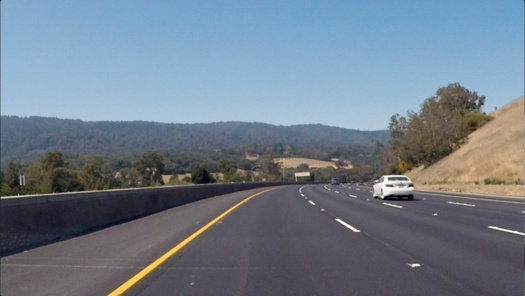
#> input picture 1-intro-to-computer-vision/activities/2-convolutional-filters-and-edge-detection/images/curved_lane.jpg, 525 x 296 px, shrunk from 1280 x 720 before the run
$ jupyter execute '2. Finding Edges and Custom Kernels.ipynb'   (shell and % lines are left out)
#> lines starting #> are read from the running program, lines starting #| are printed output that depends on the picture
# Creating a Filter, Edge Detection

### Import resources and display image

[cell 1]
import matplotlib.pyplot as plt
import matplotlib.image as mpimg

import cv2
import numpy as np


# Read in the image
image = mpimg.imread('images/curved_lane.jpg')
#> image is the input picture: shape (296, 525, 3); mean R, G, B 112.1, 125, 138.7

plt.imshow(image)

### Convert the image to grayscale

[cell 2]
# Convert to grayscale for filtering
gray = cv2.cvtColor(image, cv2.COLOR_RGB2GRAY)
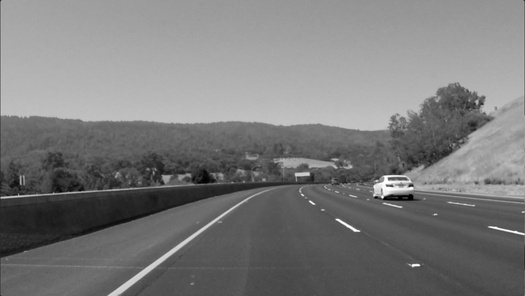
#> gray: shape (296, 525); min 0, max 255, mean 122.7

plt.imshow(gray, cmap='gray')

### TODO: Create a custom kernel

Below, you've been given one common type of edge detection filter: a Sobel operator.

The Sobel filter is very commonly used in edge detection and in finding patterns in intensity in an image. Applying a Sobel filter to an image is a way of **taking (an approximation) of the derivative of the image** in the x or y direction, separately. The operators look as follows.

**It's up to you to create a Sobel x operator and apply it to the given image.**

For a challenge, see if you can put the image through a series of filters: first one that blurs the image (takes an average of pixels), and then one that detects the edges.

[cell 3]
# Create a custom kernel

# 3x3 array forGT edge detection
sobel_y = np.array([[ -1, -2, -1],
                   [ 0, 0, 0],
                   [ 1, 2, 1]])

## TODO: Create and apply a Sobel x operator
sobel_x = np.array([[ -1, 0, 1],
                   [ -2, 0, 2],
                   [ -1, 0, 1]])

kernel = sobel_x + sobel_y

# Filter the image using filter2D, which has inputs: (grayscale image, bit-depth, kernel)
filtered_image1 = cv2.filter2D(gray, -1, sobel_x)
filtered_image2 = cv2.filter2D(gray, -1, sobel_y)
filtered_image3 = cv2.filter2D(gray, -1, kernel)

f, (p1, p2, p3) = plt.subplots(1, 3, figsize=(20, 10))
p1.set_title("sobel_x")
p1.imshow(filtered_image1, cmap='gray')
p2.set_title("sobel_y")
p2.imshow(filtered_image2, cmap='gray')
p3.set_title("kernel")
p3.imshow(filtered_image3, cmap='gray')

### Test out other filters!

You're encouraged to create other kinds of filters and apply them to see what happens! As an **optional exercise**, try the following:
* Create a filter with decimal value weights.
* Create a 5x5 filter
* Apply your filters to the other images in the `images` directory.

### Optional exercise: Create a filter with decimal value weights.

[cell 4]
sobel_y = np.array([[ -1.1, -2.2, -1.1],
                   [ 0, 0, 0],
                   [ 1.1, 2.2, 1.1]])

## TODO: Create and apply a Sobel x operator
sobel_x = np.array([[ -1.1, 0, 1.1],
                   [ -2.2, 0, 2.2],
                   [ -1.1, 0, 1.1]])


kernel = sobel_x + sobel_y

# Filter the image using filter2D, which has inputs: (grayscale image, bit-depth, kernel)
filtered_image1 = cv2.filter2D(gray, -1, sobel_x)
filtered_image2 = cv2.filter2D(gray, -1, sobel_y)
filtered_image3 = cv2.filter2D(gray, -1, kernel)

f, (p1, p2, p3) = plt.subplots(1, 3, figsize=(20, 10))
p1.set_title("sobel_x")
p1.imshow(filtered_image1, cmap='gray')
p2.set_title("sobel_y")
p2.imshow(filtered_image2, cmap='gray')
p3.set_title("kernel")
p3.imshow(filtered_image3, cmap='gray')

### Optional exercise: Create a 5x5 filter

[cell 5]
# 5x5 array forGT edge detection
sobel_y = np.array([[ -1, -2, -3, -2, -1],
                   [ 0, 0, 0, 0, 0],
                   [ 0, 0, 0, 0, 0],
                   [ 0, 0, 0, 0, 0],
                   [ 1, 2, 3, 2, 1]])

sobel_x = np.array([[ -1, 0, 0, 0, 1],
                   [ -2, 0, 0, 0, 2],
                   [ -3, 0, 0, 0, 3],
                   [ -2, 0, 0, 0, 2],
                   [ -1, 0, 0, 0, 1]])

kernel = sobel_x + sobel_y

# Filter the image using filter2D, which has inputs: (grayscale image, bit-depth, kernel)
filtered_image1 = cv2.filter2D(gray, -1, sobel_x)
filtered_image2 = cv2.filter2D(gray, -1, sobel_y)
filtered_image3 = cv2.filter2D(gray, -1, kernel)
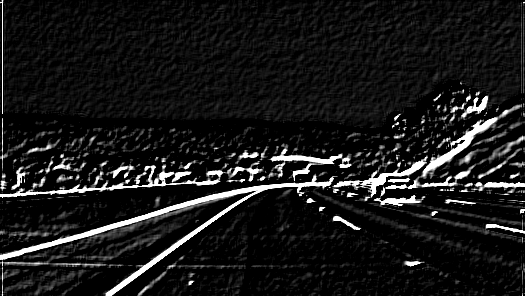
#> filtered_image3: shape (296, 525); min 0, max 255, mean 25.3

f, (p1, p2, p3) = plt.subplots(1, 3, figsize=(20, 10))
p1.set_title("sobel_x")
p1.imshow(filtered_image1, cmap='gray')
p2.set_title("sobel_y")
p2.imshow(filtered_image2, cmap='gray')
p3.set_title("kernel")
p3.imshow(filtered_image3, cmap='gray')

### Optional exercise: Apply your filters to the other images in the images directory

[cell 6]
# white_lines.jpg
# sobel_ops.png
# curved_lane.jpg
# bridge_trees_example.jpg

# 3x3 array forGT edge detection
sobel_y = np.array([[ -1, -2, -1],
                   [ 0, 0, 0],
                   [ 1, 2, 1]])

sobel_x = np.array([[ -1, 0, 1],
                   [ -2, 0, 2],
                   [ -1, 0, 1]])

kernel = sobel_x + sobel_y

# Filter the image using filter2D, which has inputs: (grayscale image, bit-depth, kernel)
image = mpimg.imread('images/white_lines.jpg')
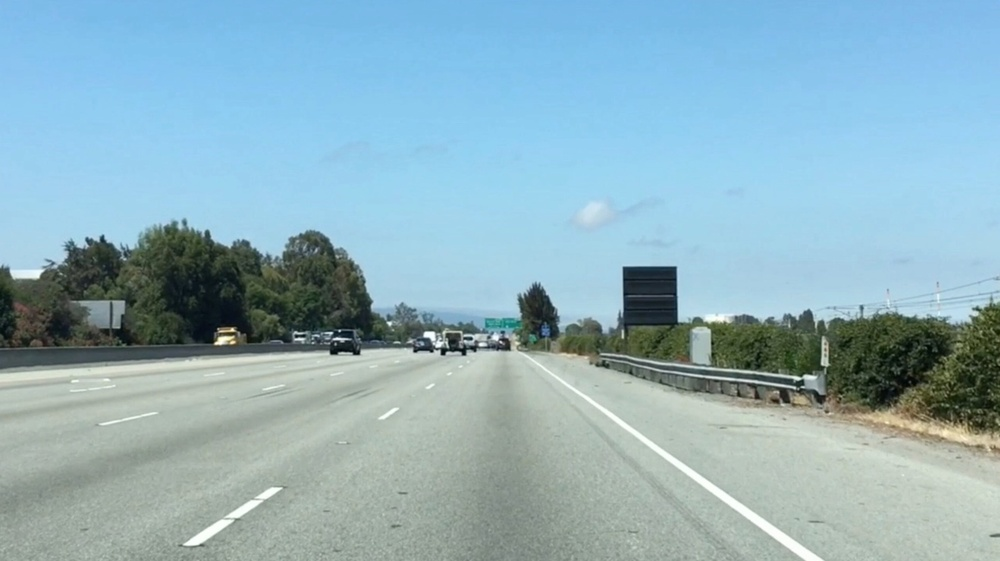
#> input picture 1-intro-to-computer-vision/activities/2-convolutional-filters-and-edge-detection/images/white_lines.jpg, 1000 x 561 px, shrunk from 2436 x 1366 before the run
#> image is the input picture: shape (561, 1000, 3); mean R, G, B 143.6, 177.1, 188.4
gray = cv2.cvtColor(image, cv2.COLOR_RGB2GRAY)
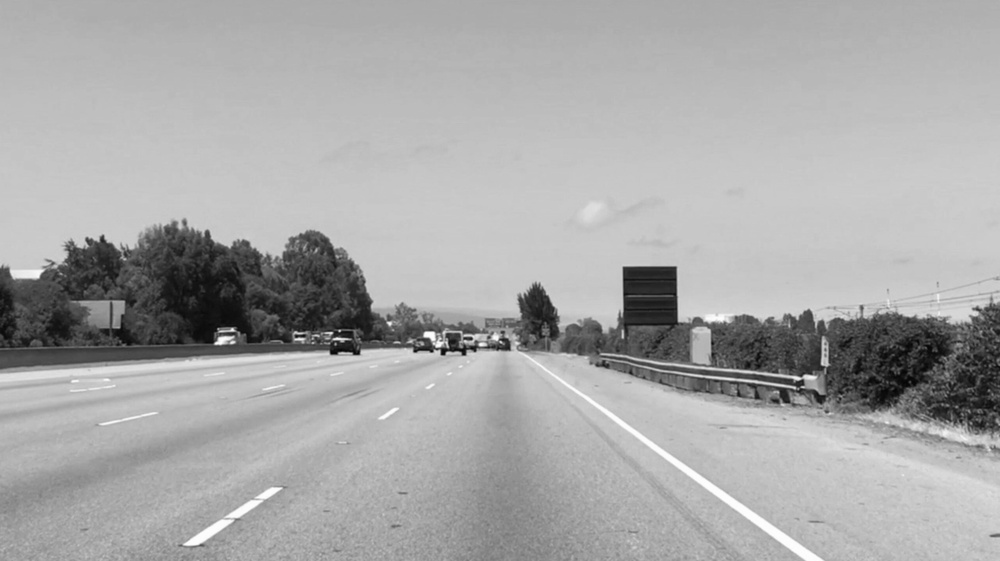
#> gray: shape (561, 1000); min 3, max 255, mean 168.3
filtered_image1 = cv2.filter2D(gray, -1, kernel)
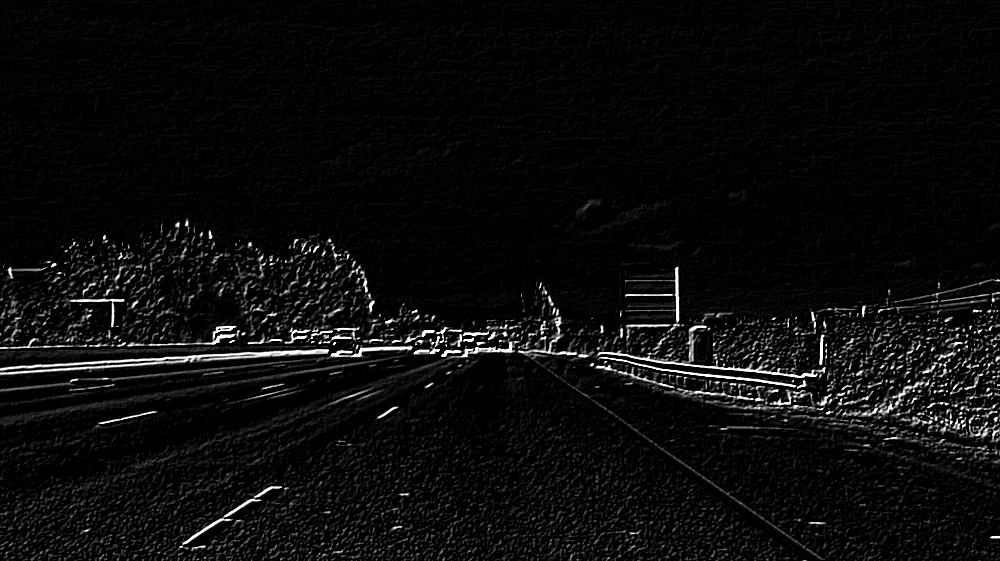
#> filtered_image1: shape (561, 1000); min 0, max 255, mean 11.8

image = mpimg.imread('images/sobel_ops.png')
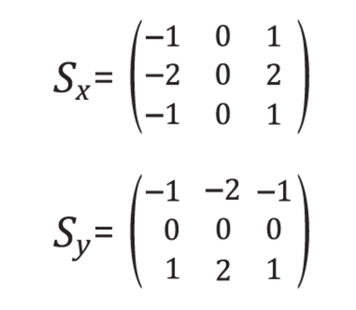
#> input picture 1-intro-to-computer-vision/activities/2-convolutional-filters-and-edge-detection/images/sobel_ops.png, 356 x 310 px, shrunk from 866 x 754 before the run
#> image is the input picture: shape (310, 356, 4) float32; mean R, G, B, A 0.965, 0.964, 0.964, 1
gray = cv2.cvtColor(image, cv2.COLOR_RGB2GRAY)
#> gray: shape (310, 356) float32
filtered_image2 = cv2.filter2D(gray, -1, kernel)
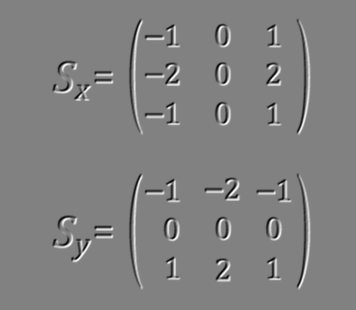
#> filtered_image2: shape (310, 356) float32; min -4.91, max 4.75, mean -1.45e-09; drawn with min black and max white

image = mpimg.imread('images/bridge_trees_example.jpg')
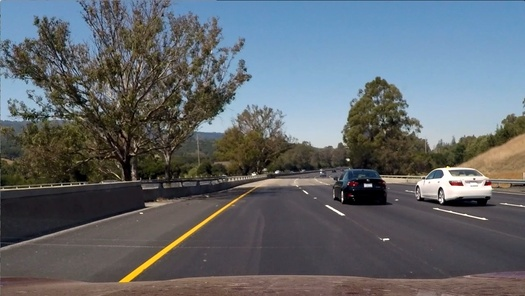
#> input picture 1-intro-to-computer-vision/activities/2-convolutional-filters-and-edge-detection/images/bridge_trees_example.jpg, 525 x 296 px, shrunk from 1280 x 720 before the run
#> image is the input picture: shape (296, 525, 3); mean R, G, B 97, 102.6, 107.9
gray = cv2.cvtColor(image, cv2.COLOR_RGB2GRAY)
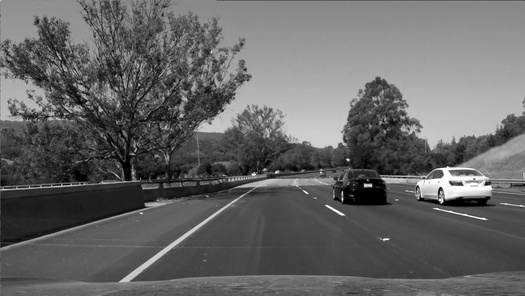
#> gray: shape (296, 525); min 0, max 255, mean 101.5
filtered_image3 = cv2.filter2D(gray, -1, kernel)
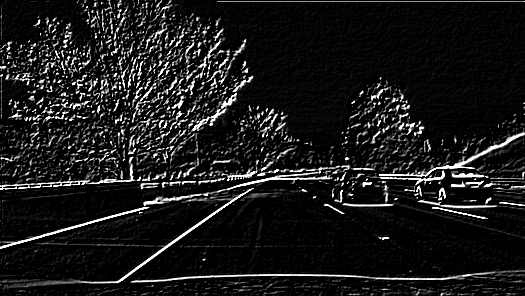
#> filtered_image3: shape (296, 525); min 0, max 255, mean 25.9

f, (p1, p2, p3) = plt.subplots(1, 3, figsize=(20, 10))
p1.set_title("white_lines")
p1.imshow(filtered_image1, cmap='gray')
p2.set_title("sobel_ops")
p2.imshow(filtered_image2, cmap='gray')
p3.set_title("bridge_trees_example")
p3.imshow(filtered_image3, cmap='gray')
